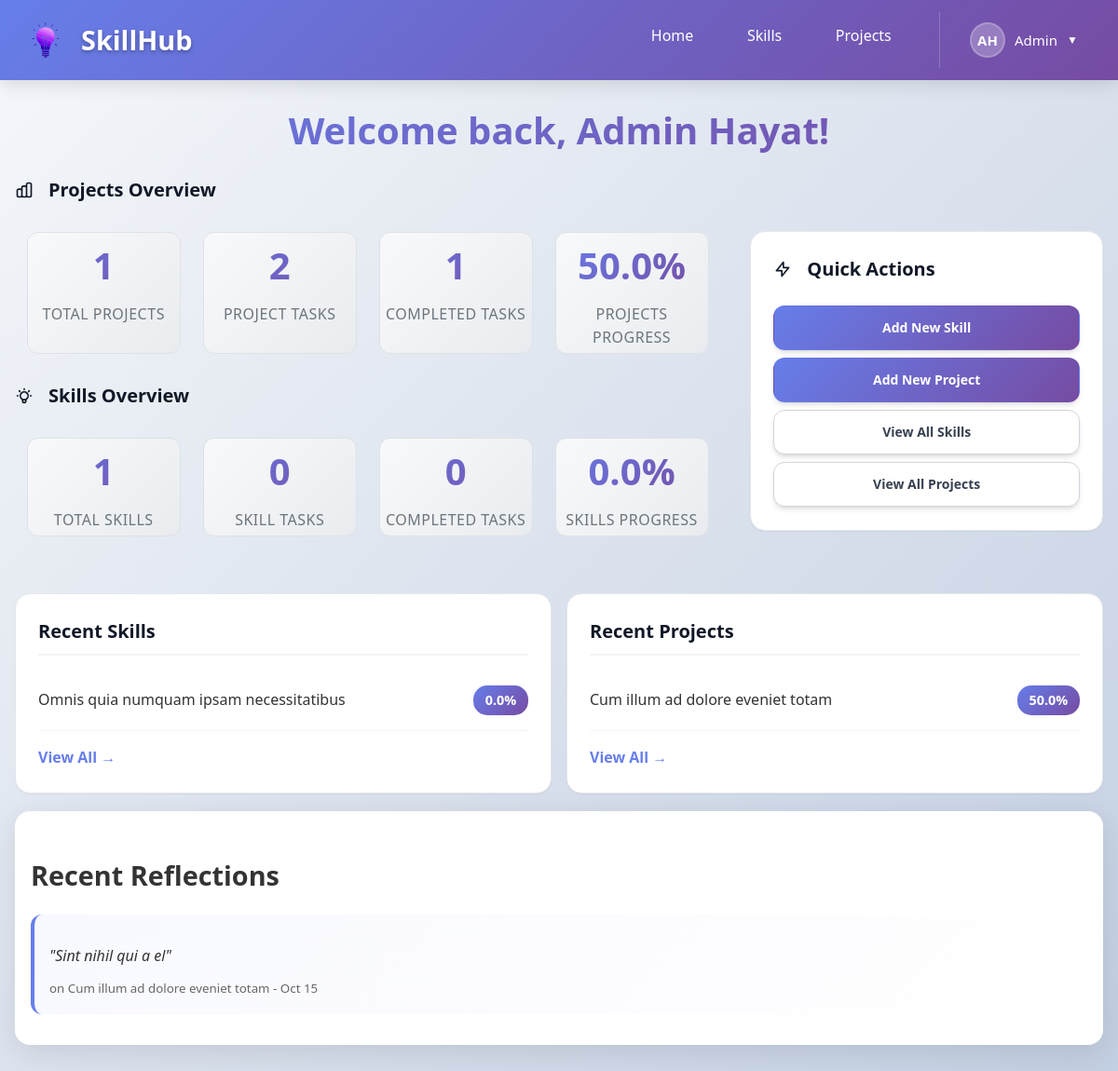
The app's page / (signed in) with its own data.
### main_app/models.py (models this page shows, shortened)
class Skill(models.Model):
      title = models.CharField(max_length=255)
      description = models.TextField(blank=True, null=True)
      category = models.CharField(max_length=100, blank=True, null=True)
      progress = models.FloatField(default=0.0)
      user = models.ForeignKey(User, on_delete=models.CASCADE)
      def calculate_progress(self):
        tasks = self.task_set.all()
        if tasks.count() == 0:
            return 0.0
        completed_tasks = tasks.filter(is_completed=True).count()
        return round((completed_tasks / tasks.count()) * 100, 1)

class Project(models.Model):
      title = models.CharField(max_length=255)
      description = models.TextField(blank=True, null=True)
      progress = models.FloatField(default=0.0)
      user = models.ForeignKey(User, on_delete=models.CASCADE)
      def calculate_progress(self):
        tasks = self.task_set.all()
        if tasks.count() == 0:
            return 0.0
        completed_tasks = tasks.filter(is_completed=True).count()
        return round((completed_tasks / tasks.count()) * 100, 1)

class Reflection(models.Model):
      content = models.TextField()
      date = models.DateTimeField(auto_now_add=True)
      skill = models.ForeignKey(Skill, on_delete=models.CASCADE, null=True, blank=True)
      project = models.ForeignKey(Project, on_delete=models.CASCADE, null=True, blank=True)

### main_app/views.py (the view)
# urls.py: path('', views.home, name='home'),
def home(request):
      if request.user.is_authenticated:
          skills = Skill.objects.filter(user=request.user)
          projects = Project.objects.filter(user=request.user)
          total_skills = skills.count()
          total_projects = projects.count()
          if total_skills > 0:
              avg_skill_progress = sum([skill.calculate_progress() for skill in skills]) / total_skills
          else:
              avg_skill_progress = 0
          if total_projects > 0:
              avg_project_progress = sum([project.calculate_progress() for project in projects]) / total_projects
          else:
              avg_project_progress = 0
          project_tasks = Task.objects.filter(project__user=request.user)
          total_project_tasks = project_tasks.count()
          completed_project_tasks = project_tasks.filter(is_completed=True).count()
          skill_tasks = Task.objects.filter(skill__user=request.user)
          total_skill_tasks = skill_tasks.count()
          completed_skill_tasks = skill_tasks.filter(is_completed=True).count()
          total_tasks = total_project_tasks + total_skill_tasks
          completed_tasks = completed_project_tasks + completed_skill_tasks
          pending_tasks = total_tasks - completed_tasks
          if total_tasks > 0:
              completion_rate = round((completed_tasks / total_tasks) * 100, 1)
          else:
              completion_rate = 0
          recent_reflections = Reflection.objects.filter(
              skill__user=request.user
          ).union(
              Reflection.objects.filter(project__user=request.user)
          ).order_by('-date')[:3]
          context = {
              'skills': skills[:3],  # show only first 3 for preview
              'projects': projects[:3],  # show only first 3 for preview
              'total_skills': total_skills,
              'total_projects': total_projects,
              'avg_skill_progress': round(avg_skill_progress, 1),
              'avg_project_progress': round(avg_project_progress, 1),
              'total_tasks': total_tasks,
              'completed_tasks': completed_tasks,
              'pending_tasks': pending_tasks,
              'completion_rate': completion_rate,
              'recent_reflections': recent_reflections,
              'total_project_tasks': total_project_tasks,
              'completed_project_tasks': completed_project_tasks,
              'total_skill_tasks': total_skill_tasks,
              'completed_skill_tasks': completed_skill_tasks,
          }
          return render(request, 'main_app/home.html', context)
      else:
            return render(request, 'main_app/home.html')

### main_app/templates/main_app/home.html (shortened to what this page needs)
{% extends 'main_app/base.html' %}
{% load static %}
{% block content %}
{% if user.is_authenticated %}
    <div class="dashboard">
        {% if user.first_name or user.last_name %}
            <h1>Welcome back, {{ user.first_name }} {{ user.last_name }}! </h1>
        {% else %}
            <h1>Welcome back, {{ user.username }}! </h1>
        {% endif %}
        <div class="overview-layout">
            <div class="stats-section">
                <h3>
                    Projects Overview
                </h3>
                <div class="stats-grid">
                    <div class="stat-item">
                        <div class="stat-number">{{ total_projects }}</div>
                        <div class="stat-label">Total Projects</div>
                    </div>
                    <div class="stat-item">
                        <div class="stat-number">{{ total_project_tasks }}</div>
                        <div class="stat-label">Project Tasks</div>
                    </div>
                    <div class="stat-item">
                        <div class="stat-number">{{ completed_project_tasks }}</div>
                        <div class="stat-label">Completed Tasks</div>
                    </div>
                    <div class="stat-item">
                        <div class="stat-number">{{ avg_project_progress }}%</div>
                        <div class="stat-label">Projects Progress</div>
                    </div>
                </div>
                <h3>
                    Skills Overview
                </h3>
                <div class="stats-grid">
                    <div class="stat-item">
                        <div class="stat-number">{{ total_skills }}</div>
                        <div class="stat-label">Total Skills</div>
                    </div>
                    <div class="stat-item">
                        <div class="stat-number">{{ total_skill_tasks }}</div>
                        <div class="stat-label">Skill Tasks</div>
                    </div>
                    <div class="stat-item">
                        <div class="stat-number">{{ completed_skill_tasks }}</div>
                        <div class="stat-label">Completed Tasks</div>
                    </div>
                    <div class="stat-item">
                        <div class="stat-number">{{ avg_skill_progress }}%</div>
                        <div class="stat-label">Skills Progress</div>
                    </div>
                </div>
            </div>
            <div class="quick-actions">
                <h3>
                    <svg width="20" height="20" fill="none" stroke="currentColor" viewBox="0 0 24 24" style="display: inline-block; margin-right: 8px;">
                        <path stroke-linecap="round" stroke-linejoin="round" stroke-width="2" d="M13 10V3L4 14h7v7l9-11h-7z"/>
                    </svg>
                    Quick Actions
                </h3>
                <a href="{% url 'main_app:skill_create' %}" class="btn-primary">Add New Skill</a>
                <a href="{% url 'main_app:project_create' %}" class="btn-primary">Add New Project</a>
                <a href="{% url 'main_app:skills_list' %}" class="btn-secondary">View All Skills</a>
                <a href="{% url 'main_app:projects_list' %}" class="btn-secondary">View All Projects</a>
            </div>
        </div>
        <div class="preview-sections">
            <div class="preview-section">
                <h3>Recent Skills</h3>
                {% if skills %}
                    {% for skill in skills %}
                        <div class="preview-item">
                            <a href="{% url 'main_app:skill_detail' skill.id %}">{{ skill.title }}</a>
                            <span class="progress-badge">{{ skill.progress }}%</span>
                        </div>
                    {% endfor %}
                    <a href="{% url 'main_app:skills_list' %}" class="view-all">View All →</a>
                {% else %}
                    <p>No skills yet. <a href="{% url 'main_app:skill_create' %}">Add your first skill!</a></p>
                {% endif %}
            </div>
            <div class="preview-section">
                <h3>Recent Projects</h3>
                {% if projects %}
                    {% for project in projects %}
                        <div class="preview-item">
                            <a href="{% url 'main_app:project_detail' project.id %}">{{ project.title }}</a>
                            <span class="progress-badge">{{ project.progress }}%</span>
                        </div>
                    {% endfor %}
                    <a href="{% url 'main_app:projects_list' %}" class="view-all">View All →</a>
                {% else %}
                    <p>No projects yet. <a href="{% url 'main_app:project_create' %}">Add your first project!</a></p>
                {% endif %}
            </div>
        </div>
        {% if recent_reflections %}
        <div class="recent-activity">
            <h3>Recent Reflections</h3>
            {% for reflection in recent_reflections %}
                <div class="activity-item">
                    <p>"{{ reflection.content|truncatewords:15 }}"</p>
                    <small>
                        {% if reflection.skill %}
                            on {{ reflection.skill.title }} - {{ reflection.date|date:"M j" }}
                        {% elif reflection.project %}
                            on {{ reflection.project.title }} - {{ reflection.date|date:"M j" }}
                        {% endif %}
                    </small>
                </div>
            {% endfor %}
        </div>
        {% endif %}
    </div>
{% endif %}
{% endblock %}

### main_app/templates/main_app/base.html (shortened to what this page needs)
{% load static %}
<!DOCTYPE html>
  <html lang="en">
  <head>
      <link rel="stylesheet" href="{% static 'css/base.css' %}">
  </head>
  <body>
      <nav>
          <a href="{% url 'main_app:home' %}" class="nav-brand">
            <img src="{% static 'images/logo.png' %}" alt="SkillHub" class="logo">
            <h1>SkillHub</h1>
          </a>
          <div class="nav-menu" id="navMenu">
              <ul>
                    <li><a href="/" class="nav-link">Home</a></li>
                    {%if user.is_authenticated %}
                        <li><a href="{% url 'main_app:skills_list' %}" class="nav-link">Skills</a></li>
                        <li><a href="{% url 'main_app:projects_list' %}" class="nav-link">Projects</a></li>
                        <li class="profile-dropdown">
                            <div class="profile-trigger">
                                <div class="profile-avatar">
                                    {% if user.first_name %}
                                        {{ user.first_name.0 }}{{ user.last_name.0 }}
                                    {% else %}
                                        {{ user.username.0 }}
                                    {% endif %}
                                </div>
                                <span class="profile-name">
                                    {% if user.first_name %}
                                        {{ user.first_name }}
                                    {% else %}
                                        {{ user.username }}
                                    {% endif %}
                                </span>
                                <span class="dropdown-arrow">▼</span>
                            </div>
                        </li>
                    {% else %}
                        <li><a href="{% url 'main_app:login' %}" class="nav-link">Login</a></li>
                        <li><a href="{% url 'main_app:signup' %}" class="nav-link">Sign Up</a></li>
                    {% endif %}
              </ul>
          </div>
      </nav>
      <main>
          {% block content %}
          {% endblock %}
      </main>
  </body>
  </html>

### records on screen
Skill: title "Omnis quia numquam ipsam necessitatibus", progress "0.0"
Project: title "Cum illum ad dolore eveniet totam", progress "50.0"
Reflection: content "Sint nihil qui a el", project "Cum illum ad dolore eveniet totam", date "Oct 15"

### other values on screen
{{ user.first_name.0 }} "A"
{{ user.last_name.0 }} "H"
{{ user.first_name }} "Admin"
{{ user.last_name }} "Hayat"
{{ total_projects }} "1"
{{ total_project_tasks }} "2"
{{ completed_project_tasks }} "1"
{{ avg_project_progress }} "50.0"
{{ total_skills }} "1"
{{ total_skill_tasks }} "0"
{{ completed_skill_tasks }} "0"
{{ avg_skill_progress }} "0.0"
